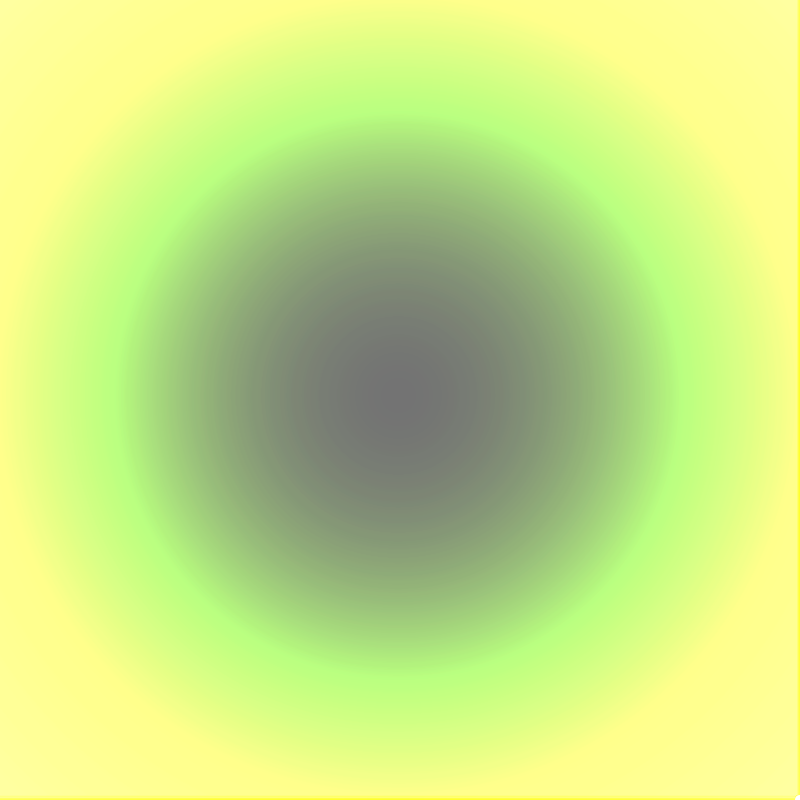
Frame 1 (no input)
Frame 60 (the mouse pressed at the canvas centre just before this capture): identical to frame 1, image omitted
Frame 120 (the mouse held since frame 60 and released just before this capture): identical to frame 1, image omitted

The Processing sketch that drew this single still picture (run headless with seeded random() and noise(); from frame 60 on, the mouse is pressed at the canvas centre):

// Processing sketch: XperiaAnimation19
// ── XperiaAnimation19.pde
void setup() {
  float[][] distances;
  float maxDistance;
  size(800, 800);
  background(0);
  maxDistance = dist(width/2, height/2, width, height);
  distances = new float[width][height];
  for (int i = 0; i < height; i++) {
    for (int j=0; j<width; j++) {
      float dist = dist(width/2, height/2, j, i);
      distances[j][i] = pow((dist/maxDistance), 2)*255;
    }
  }
  float dist2 = dist(width/2, height/2, 0, 0);
  println(maxDistance);
  println(dist2);

  for (int i = 0; i<height; i++) {
    for (int j = 0; j<width; j++) {
      stroke(distances[j][i]*2, distances[j][i]*4, distances[j][i]/3);
      ellipse(j, i, 10, 10);
    }
  }
}

void draw() {
  exp(1, 5);
}

void exp(int base, int ept) {
  int[] exponent = new int[ept];
  for (int i = 0; i < ept; i++) {
    exponent[i] = i+1;
  }
  println(exponent[ept-1]);
  println(base);
}
